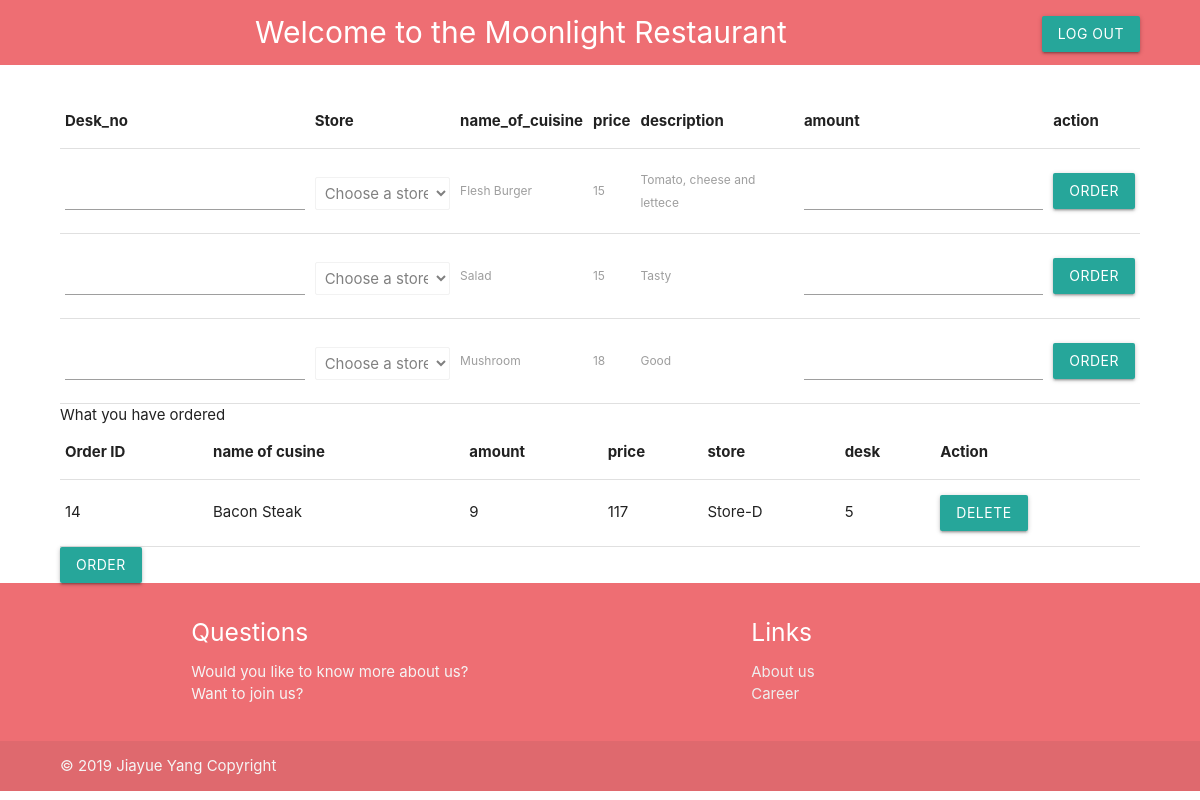
Before: /Order/ with the older database file.
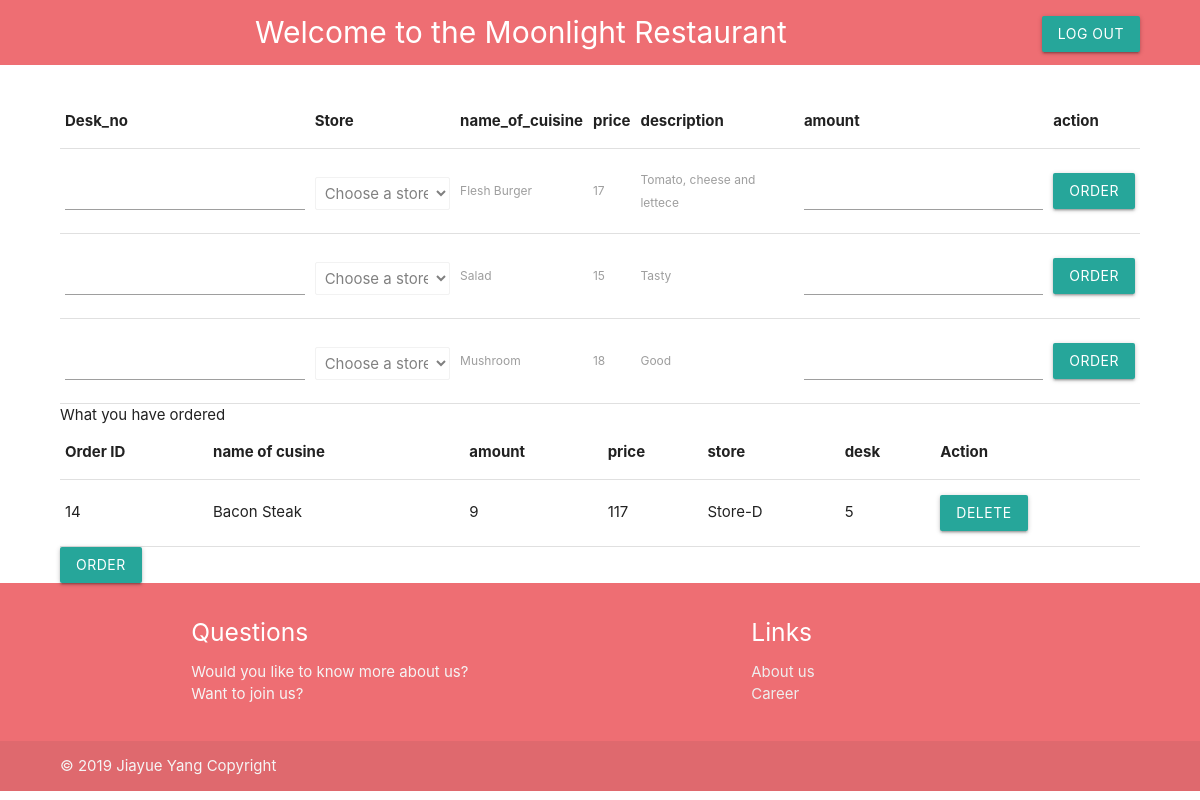
After: the same page with the newer database file.
### menuserve/models.py (models this page shows)
class Menu(models.Model):
    name_of_cuisine = models.CharField(max_length=30)
    id_for_dish = models.CharField(max_length=4)
    price = models.IntegerField()
    classification = models.CharField(max_length=10)
    description = models.CharField(max_length=100)

### menuserve/views.py (the view, shortened to what this page needs)
# urls.py: 2. Add a URL to urlpatterns:  path('', views.home, name='home')
def home(request):
    store_=""
    desk_=""
    content={}
    error_message=""
    orders = Order.objects.all()
    menus = Menu.objects.all()
    stores = Store.objects.all()
    return render(request,"Order.html",{"stores":stores,"orders":orders,"menus":menus,"show":error_message})

### menuserve/templates/Order.html (shortened to what the changed rows need)
<!DOCTYPE html>
    <html lang="en-US">
    <head>
        {% load static %}
        <link type="text/css" rel="stylesheet" href="{% static 'css/materialize.min.css' %}"  media="screen"/>
        {% load static %}
        <link type="text/css" rel="stylesheet" href="{% static 'css/additional.css' %}"  />
    </head>
    <body>
                                        {% load static %}
                                        {% load static %}
                                        {% load static %}
                                        {% load static %}
                                        {% load static %}
                                        {% load static %}
                                        {% load static %}
                                        {% load static %}
                                    {% load static %}
          <div class="general-container">
                  <table>
                      <thead>
                          <tr>
                              <th>
                                  Desk_no
                              </th>
                              <th>
                                  Store
                              </th>
                              <th>
                                name_of_cuisine
                              </th>
                              <th>
                                  price
                              </th>
                              <th>
                                  description
                              </th>
                              <th>
                                    amount
                                </th>
                                <th>
                                    action
                                </th>
                          </tr>
                          </thead>
                          <tbody>
                          {% for menu in menus %}
                          <tr>
                              <form action="#" method="POST">
                                        <td>
                                            <input type="text"  class="taskName" name="desk_no" required>
                                        </td>
                                        <td>
                                        <select id="store" class="select-management" name="store_select" required>
                                            <option class="disabled" value="">Choose a store</option>
                                            </select>
                                        </td>
                                <td>
                              <label >
                                  {{menu.name_of_cuisine}}
                              </label>
                                </td>
                                <td>
                                    <label >
                                                {{menu.price}}
                                    </label>
                                </td>
                                <td>
                                        <label>
                                                    {{menu.description}}
                                        </label>
                                </td>
                                <td>
                                        <input type="text"  class="taskName" name="amount" >
                                </td>
                                <td>
                                        <button class="waves-effect waves-light btn" name = "OrderMenu" id="{{ menu.id }}" value="{{ menu.id }}" type="submit">Order</button>
                                </td>
                            </form>
                          </tr>
                          {% endfor %}
                        </tbody>
                  </table>
<table><thead>
    <tr>
        <th>Order ID</th>
        <th>name of cusine</th>
        <th>amount</th>
        <th>price</th>
        <th>store</th>
        <th>desk</th>
        <th>Action</th>
    </tr>
</thead>
</table>
 </div>
        </body>
</html>

Changed rows visible on the page:
changed Menu "Flesh Burger": price "15" → "17"
